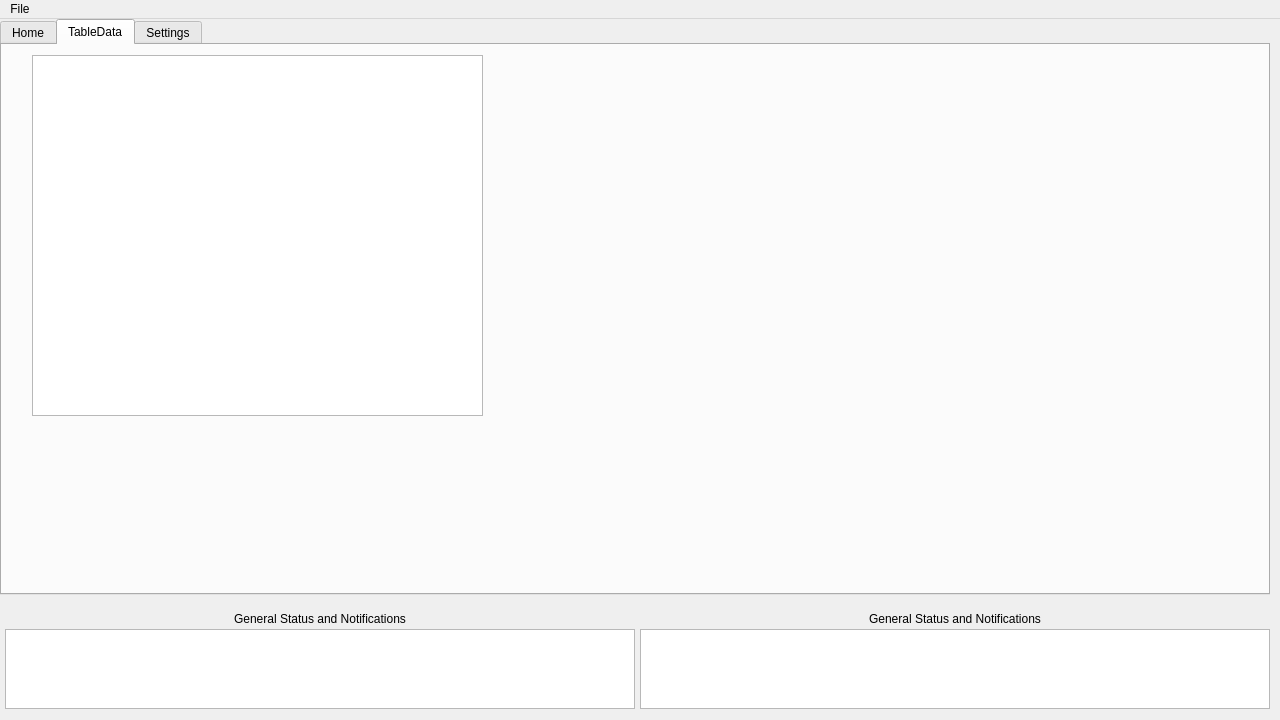
<?xml version="1.0" encoding="UTF-8"?>
<ui version="4.0">
 <class>MainWindow</class>
 <widget class="QMainWindow" name="MainWindow">
  <property name="geometry">
   <rect>
    <x>0</x>
    <y>0</y>
    <width>1280</width>
    <height>720</height>
   </rect>
  </property>
  <property name="sizePolicy">
   <sizepolicy hsizetype="Preferred" vsizetype="Preferred">
    <horstretch>0</horstretch>
    <verstretch>0</verstretch>
   </sizepolicy>
  </property>
  <property name="windowTitle">
   <string>MainWindow</string>
  </property>
  <widget class="QWidget" name="centralWidget">
   <widget class="QTabWidget" name="tabWidget">
    <property name="enabled">
     <bool>true</bool>
    </property>
    <property name="geometry">
     <rect>
      <x>0</x>
      <y>0</y>
      <width>1270</width>
      <height>576</height>
     </rect>
    </property>
    <property name="sizePolicy">
     <sizepolicy hsizetype="Maximum" vsizetype="Expanding">
      <horstretch>0</horstretch>
      <verstretch>0</verstretch>
     </sizepolicy>
    </property>
    <property name="currentIndex">
     <number>1</number>
    </property>
    <widget class="QWidget" name="tabHome">
     <attribute name="title">
      <string>Home</string>
     </attribute>
     <widget class="QFrame" name="frameMainVideo">
      <property name="geometry">
       <rect>
        <x>5</x>
        <y>15</y>
        <width>650</width>
        <height>490</height>
       </rect>
      </property>
      <property name="frameShape">
       <enum>QFrame::Box</enum>
      </property>
      <property name="frameShadow">
       <enum>QFrame::Plain</enum>
      </property>
      <property name="lineWidth">
       <number>5</number>
      </property>
      <widget class="QLabel" name="label">
       <property name="geometry">
        <rect>
         <x>5</x>
         <y>5</y>
         <width>640</width>
         <height>480</height>
        </rect>
       </property>
       <property name="autoFillBackground">
        <bool>true</bool>
       </property>
       <property name="text">
        <string/>
       </property>
      </widget>
     </widget>
    </widget>
    <widget class="QWidget" name="tabTableData">
     <attribute name="title">
      <string>TableData</string>
     </attribute>
     <widget class="QTableView" name="tableView">
      <property name="geometry">
       <rect>
        <x>30</x>
        <y>10</y>
        <width>451</width>
        <height>361</height>
       </rect>
      </property>
     </widget>
    </widget>
    <widget class="QWidget" name="tabSettings">
     <attribute name="title">
      <string>Settings</string>
     </attribute>
     <widget class="QGroupBox" name="groupBoxPetriDishSettings">
      <property name="geometry">
       <rect>
        <x>5</x>
        <y>10</y>
        <width>750</width>
        <height>320</height>
       </rect>
      </property>
      <property name="title">
       <string>Petri Dish Settings</string>
      </property>
      <widget class="QCheckBox" name="checkBox">
       <property name="geometry">
        <rect>
         <x>0</x>
         <y>20</y>
         <width>141</width>
         <height>21</height>
        </rect>
       </property>
       <property name="text">
        <string>Auto Find Petri Dish</string>
       </property>
      </widget>
      <widget class="QWidget" name="numberChangeWidget" native="true">
       <property name="geometry">
        <rect>
         <x>0</x>
         <y>50</y>
         <width>240</width>
         <height>50</height>
        </rect>
       </property>
       <widget class="QPushButton" name="pushButtonDown_3">
        <property name="geometry">
         <rect>
          <x>0</x>
          <y>25</y>
          <width>25</width>
          <height>25</height>
         </rect>
        </property>
        <property name="text">
         <string>▼</string>
        </property>
       </widget>
       <widget class="QLineEdit" name="lineEdit">
        <property name="geometry">
         <rect>
          <x>25</x>
          <y>12</y>
          <width>40</width>
          <height>25</height>
         </rect>
        </property>
        <property name="text">
         <string>9999</string>
        </property>
        <property name="alignment">
         <set>Qt::AlignCenter</set>
        </property>
       </widget>
       <widget class="QPushButton" name="pushButtonUp_3">
        <property name="geometry">
         <rect>
          <x>0</x>
          <y>0</y>
          <width>25</width>
          <height>25</height>
         </rect>
        </property>
        <property name="text">
         <string>▲</string>
        </property>
       </widget>
       <widget class="QLabel" name="label_2">
        <property name="geometry">
         <rect>
          <x>70</x>
          <y>12</y>
          <width>170</width>
          <height>25</height>
         </rect>
        </property>
        <property name="text">
         <string>Dish Center X Position</string>
        </property>
       </widget>
      </widget>
      <widget class="QWidget" name="numberChangeWidget_2" native="true">
       <property name="geometry">
        <rect>
         <x>0</x>
         <y>170</y>
         <width>240</width>
         <height>50</height>
        </rect>
       </property>
       <widget class="QPushButton" name="pushButtonDown_5">
        <property name="geometry">
         <rect>
          <x>0</x>
          <y>25</y>
          <width>25</width>
          <height>25</height>
         </rect>
        </property>
        <property name="text">
         <string>▼</string>
        </property>
       </widget>
       <widget class="QLineEdit" name="lineEdit_3">
        <property name="geometry">
         <rect>
          <x>25</x>
          <y>12</y>
          <width>40</width>
          <height>25</height>
         </rect>
        </property>
        <property name="text">
         <string>9999</string>
        </property>
        <property name="alignment">
         <set>Qt::AlignCenter</set>
        </property>
       </widget>
       <widget class="QPushButton" name="pushButtonUp_5">
        <property name="geometry">
         <rect>
          <x>0</x>
          <y>0</y>
          <width>25</width>
          <height>25</height>
         </rect>
        </property>
        <property name="text">
         <string>▲</string>
        </property>
       </widget>
       <widget class="QLabel" name="label_4">
        <property name="geometry">
         <rect>
          <x>70</x>
          <y>12</y>
          <width>170</width>
          <height>25</height>
         </rect>
        </property>
        <property name="text">
         <string>Dish Radius</string>
        </property>
       </widget>
      </widget>
      <widget class="QWidget" name="numberChangeWidget_3" native="true">
       <property name="geometry">
        <rect>
         <x>0</x>
         <y>110</y>
         <width>240</width>
         <height>50</height>
        </rect>
       </property>
       <widget class="QPushButton" name="pushButtonDown_6">
        <property name="geometry">
         <rect>
          <x>0</x>
          <y>25</y>
          <width>25</width>
          <height>25</height>
         </rect>
        </property>
        <property name="text">
         <string>▼</string>
        </property>
       </widget>
       <widget class="QLineEdit" name="lineEdit_4">
        <property name="geometry">
         <rect>
          <x>25</x>
          <y>12</y>
          <width>40</width>
          <height>25</height>
         </rect>
        </property>
        <property name="text">
         <string>9999</string>
        </property>
        <property name="alignment">
         <set>Qt::AlignCenter</set>
        </property>
       </widget>
       <widget class="QPushButton" name="pushButtonUp_6">
        <property name="geometry">
         <rect>
          <x>0</x>
          <y>0</y>
          <width>25</width>
          <height>25</height>
         </rect>
        </property>
        <property name="text">
         <string>▲</string>
        </property>
       </widget>
       <widget class="QLabel" name="label_5">
        <property name="geometry">
         <rect>
          <x>70</x>
          <y>12</y>
          <width>170</width>
          <height>25</height>
         </rect>
        </property>
        <property name="text">
         <string>Dish Center Y Position</string>
        </property>
       </widget>
      </widget>
      <widget class="QWidget" name="numberChangeWidget_4" native="true">
       <property name="geometry">
        <rect>
         <x>0</x>
         <y>230</y>
         <width>240</width>
         <height>50</height>
        </rect>
       </property>
       <widget class="QPushButton" name="pushButtonDown_8">
        <property name="geometry">
         <rect>
          <x>0</x>
          <y>25</y>
          <width>25</width>
          <height>25</height>
         </rect>
        </property>
        <property name="text">
         <string>▼</string>
        </property>
       </widget>
       <widget class="QLineEdit" name="lineEdit_6">
        <property name="geometry">
         <rect>
          <x>25</x>
          <y>12</y>
          <width>40</width>
          <height>25</height>
         </rect>
        </property>
        <property name="text">
         <string>9999</string>
        </property>
        <property name="alignment">
         <set>Qt::AlignCenter</set>
        </property>
       </widget>
       <widget class="QPushButton" name="pushButtonUp_8">
        <property name="geometry">
         <rect>
          <x>0</x>
          <y>0</y>
          <width>25</width>
          <height>25</height>
         </rect>
        </property>
        <property name="text">
         <string>▲</string>
        </property>
       </widget>
       <widget class="QLabel" name="label_7">
        <property name="geometry">
         <rect>
          <x>70</x>
          <y>12</y>
          <width>170</width>
          <height>25</height>
         </rect>
        </property>
        <property name="text">
         <string>Dish Safe Zone Offset</string>
        </property>
       </widget>
      </widget>
      <widget class="QWidget" name="numberChangeWidget_5" native="true">
       <property name="geometry">
        <rect>
         <x>250</x>
         <y>50</y>
         <width>240</width>
         <height>50</height>
        </rect>
       </property>
       <widget class="QPushButton" name="pushButtonDown_9">
        <property name="geometry">
         <rect>
          <x>0</x>
          <y>25</y>
          <width>25</width>
          <height>25</height>
         </rect>
        </property>
        <property name="text">
         <string>▼</string>
        </property>
       </widget>
       <widget class="QLineEdit" name="lineEdit_7">
        <property name="geometry">
         <rect>
          <x>25</x>
          <y>12</y>
          <width>40</width>
          <height>25</height>
         </rect>
        </property>
        <property name="text">
         <string>9999</string>
        </property>
        <property name="alignment">
         <set>Qt::AlignCenter</set>
        </property>
       </widget>
       <widget class="QPushButton" name="pushButtonUp_9">
        <property name="geometry">
         <rect>
          <x>0</x>
          <y>0</y>
          <width>25</width>
          <height>25</height>
         </rect>
        </property>
        <property name="text">
         <string>▲</string>
        </property>
       </widget>
       <widget class="QLabel" name="label_8">
        <property name="geometry">
         <rect>
          <x>70</x>
          <y>12</y>
          <width>170</width>
          <height>25</height>
         </rect>
        </property>
        <property name="text">
         <string>Top Left Ref X Position</string>
        </property>
       </widget>
      </widget>
      <widget class="QWidget" name="numberChangeWidget_6" native="true">
       <property name="geometry">
        <rect>
         <x>250</x>
         <y>110</y>
         <width>240</width>
         <height>50</height>
        </rect>
       </property>
       <widget class="QPushButton" name="pushButtonDown_10">
        <property name="geometry">
         <rect>
          <x>0</x>
          <y>25</y>
          <width>25</width>
          <height>25</height>
         </rect>
        </property>
        <property name="text">
         <string>▼</string>
        </property>
       </widget>
       <widget class="QLineEdit" name="lineEdit_8">
        <property name="geometry">
         <rect>
          <x>25</x>
          <y>12</y>
          <width>40</width>
          <height>25</height>
         </rect>
        </property>
        <property name="text">
         <string>9999</string>
        </property>
        <property name="alignment">
         <set>Qt::AlignCenter</set>
        </property>
       </widget>
       <widget class="QPushButton" name="pushButtonUp_10">
        <property name="geometry">
         <rect>
          <x>0</x>
          <y>0</y>
          <width>25</width>
          <height>25</height>
         </rect>
        </property>
        <property name="text">
         <string>▲</string>
        </property>
       </widget>
       <widget class="QLabel" name="label_9">
        <property name="geometry">
         <rect>
          <x>70</x>
          <y>12</y>
          <width>170</width>
          <height>25</height>
         </rect>
        </property>
        <property name="text">
         <string>Top Left Ref Y Position</string>
        </property>
       </widget>
      </widget>
      <widget class="QWidget" name="numberChangeWidget_7" native="true">
       <property name="geometry">
        <rect>
         <x>250</x>
         <y>230</y>
         <width>240</width>
         <height>50</height>
        </rect>
       </property>
       <widget class="QPushButton" name="pushButtonDown_11">
        <property name="geometry">
         <rect>
          <x>0</x>
          <y>25</y>
          <width>25</width>
          <height>25</height>
         </rect>
        </property>
        <property name="text">
         <string>▼</string>
        </property>
       </widget>
       <widget class="QLineEdit" name="lineEdit_9">
        <property name="geometry">
         <rect>
          <x>25</x>
          <y>12</y>
          <width>40</width>
          <height>25</height>
         </rect>
        </property>
        <property name="text">
         <string>9999</string>
        </property>
        <property name="alignment">
         <set>Qt::AlignCenter</set>
        </property>
       </widget>
       <widget class="QPushButton" name="pushButtonUp_11">
        <property name="geometry">
         <rect>
          <x>0</x>
          <y>0</y>
          <width>25</width>
          <height>25</height>
         </rect>
        </property>
        <property name="text">
         <string>▲</string>
        </property>
       </widget>
       <widget class="QLabel" name="label_10">
        <property name="geometry">
         <rect>
          <x>70</x>
          <y>12</y>
          <width>170</width>
          <height>25</height>
         </rect>
        </property>
        <property name="text">
         <string>Bottom Left Ref Y Position</string>
        </property>
       </widget>
      </widget>
      <widget class="QWidget" name="numberChangeWidget_8" native="true">
       <property name="geometry">
        <rect>
         <x>250</x>
         <y>170</y>
         <width>240</width>
         <height>50</height>
        </rect>
       </property>
       <widget class="QPushButton" name="pushButtonDown_12">
        <property name="geometry">
         <rect>
          <x>0</x>
          <y>25</y>
          <width>25</width>
          <height>25</height>
         </rect>
        </property>
        <property name="text">
         <string>▼</string>
        </property>
       </widget>
       <widget class="QLineEdit" name="lineEdit_10">
        <property name="geometry">
         <rect>
          <x>25</x>
          <y>12</y>
          <width>40</width>
          <height>25</height>
         </rect>
        </property>
        <property name="text">
         <string>9999</string>
        </property>
        <property name="alignment">
         <set>Qt::AlignCenter</set>
        </property>
       </widget>
       <widget class="QPushButton" name="pushButtonUp_12">
        <property name="geometry">
         <rect>
          <x>0</x>
          <y>0</y>
          <width>25</width>
          <height>25</height>
         </rect>
        </property>
        <property name="text">
         <string>▲</string>
        </property>
       </widget>
       <widget class="QLabel" name="label_11">
        <property name="geometry">
         <rect>
          <x>70</x>
          <y>12</y>
          <width>170</width>
          <height>25</height>
         </rect>
        </property>
        <property name="text">
         <string>Bottom Left Ref X Position</string>
        </property>
       </widget>
      </widget>
      <widget class="QWidget" name="numberChangeWidget_9" native="true">
       <property name="geometry">
        <rect>
         <x>500</x>
         <y>110</y>
         <width>240</width>
         <height>50</height>
        </rect>
       </property>
       <widget class="QPushButton" name="pushButtonDown_13">
        <property name="geometry">
         <rect>
          <x>0</x>
          <y>25</y>
          <width>25</width>
          <height>25</height>
         </rect>
        </property>
        <property name="text">
         <string>▼</string>
        </property>
       </widget>
       <widget class="QLineEdit" name="lineEdit_11">
        <property name="geometry">
         <rect>
          <x>25</x>
          <y>12</y>
          <width>40</width>
          <height>25</height>
         </rect>
        </property>
        <property name="text">
         <string>9999</string>
        </property>
        <property name="alignment">
         <set>Qt::AlignCenter</set>
        </property>
       </widget>
       <widget class="QPushButton" name="pushButtonUp_13">
        <property name="geometry">
         <rect>
          <x>0</x>
          <y>0</y>
          <width>25</width>
          <height>25</height>
         </rect>
        </property>
        <property name="text">
         <string>▲</string>
        </property>
       </widget>
       <widget class="QLabel" name="label_12">
        <property name="geometry">
         <rect>
          <x>70</x>
          <y>12</y>
          <width>170</width>
          <height>25</height>
         </rect>
        </property>
        <property name="text">
         <string>Top Right Ref Y Position</string>
        </property>
       </widget>
      </widget>
      <widget class="QWidget" name="numberChangeWidget_10" native="true">
       <property name="geometry">
        <rect>
         <x>500</x>
         <y>170</y>
         <width>240</width>
         <height>50</height>
        </rect>
       </property>
       <widget class="QPushButton" name="pushButtonDown_14">
        <property name="geometry">
         <rect>
          <x>0</x>
          <y>25</y>
          <width>25</width>
          <height>25</height>
         </rect>
        </property>
        <property name="text">
         <string>▼</string>
        </property>
       </widget>
       <widget class="QLineEdit" name="lineEdit_12">
        <property name="geometry">
         <rect>
          <x>25</x>
          <y>12</y>
          <width>40</width>
          <height>25</height>
         </rect>
        </property>
        <property name="text">
         <string>9999</string>
        </property>
        <property name="alignment">
         <set>Qt::AlignCenter</set>
        </property>
       </widget>
       <widget class="QPushButton" name="pushButtonUp_14">
        <property name="geometry">
         <rect>
          <x>0</x>
          <y>0</y>
          <width>25</width>
          <height>25</height>
         </rect>
        </property>
        <property name="text">
         <string>▲</string>
        </property>
       </widget>
       <widget class="QLabel" name="label_13">
        <property name="geometry">
         <rect>
          <x>70</x>
          <y>12</y>
          <width>170</width>
          <height>25</height>
         </rect>
        </property>
        <property name="text">
         <string>Bottom Right Ref X Position</string>
        </property>
       </widget>
      </widget>
      <widget class="QWidget" name="numberChangeWidget_11" native="true">
       <property name="geometry">
        <rect>
         <x>500</x>
         <y>50</y>
         <width>240</width>
         <height>50</height>
        </rect>
       </property>
       <widget class="QPushButton" name="pushButtonDown_15">
        <property name="geometry">
         <rect>
          <x>0</x>
          <y>25</y>
          <width>25</width>
          <height>25</height>
         </rect>
        </property>
        <property name="text">
         <string>▼</string>
        </property>
       </widget>
       <widget class="QLineEdit" name="lineEdit_13">
        <property name="geometry">
         <rect>
          <x>25</x>
          <y>12</y>
          <width>40</width>
          <height>25</height>
         </rect>
        </property>
        <property name="text">
         <string>9999</string>
        </property>
        <property name="alignment">
         <set>Qt::AlignCenter</set>
        </property>
       </widget>
       <widget class="QPushButton" name="pushButtonUp_15">
        <property name="geometry">
         <rect>
          <x>0</x>
          <y>0</y>
          <width>25</width>
          <height>25</height>
         </rect>
        </property>
        <property name="text">
         <string>▲</string>
        </property>
       </widget>
       <widget class="QLabel" name="label_14">
        <property name="geometry">
         <rect>
          <x>70</x>
          <y>12</y>
          <width>170</width>
          <height>25</height>
         </rect>
        </property>
        <property name="text">
         <string>Top Right Ref X Position</string>
        </property>
       </widget>
      </widget>
      <widget class="QWidget" name="numberChangeWidget_12" native="true">
       <property name="geometry">
        <rect>
         <x>500</x>
         <y>230</y>
         <width>240</width>
         <height>50</height>
        </rect>
       </property>
       <widget class="QPushButton" name="pushButtonDown_16">
        <property name="geometry">
         <rect>
          <x>0</x>
          <y>25</y>
          <width>25</width>
          <height>25</height>
         </rect>
        </property>
        <property name="text">
         <string>▼</string>
        </property>
       </widget>
       <widget class="QLineEdit" name="lineEdit_14">
        <property name="geometry">
         <rect>
          <x>25</x>
          <y>12</y>
          <width>40</width>
          <height>25</height>
         </rect>
        </property>
        <property name="text">
         <string>9999</string>
        </property>
        <property name="alignment">
         <set>Qt::AlignCenter</set>
        </property>
       </widget>
       <widget class="QPushButton" name="pushButtonUp_16">
        <property name="geometry">
         <rect>
          <x>0</x>
          <y>0</y>
          <width>25</width>
          <height>25</height>
         </rect>
        </property>
        <property name="text">
         <string>▲</string>
        </property>
       </widget>
       <widget class="QLabel" name="label_15">
        <property name="geometry">
         <rect>
          <x>70</x>
          <y>12</y>
          <width>170</width>
          <height>25</height>
         </rect>
        </property>
        <property name="text">
         <string>Top Right Ref Y Position</string>
        </property>
       </widget>
      </widget>
     </widget>
     <widget class="QFrame" name="settingsVideoPreviewFrame">
      <property name="geometry">
       <rect>
        <x>845</x>
        <y>25</y>
        <width>330</width>
        <height>250</height>
       </rect>
      </property>
      <property name="frameShape">
       <enum>QFrame::Box</enum>
      </property>
      <property name="frameShadow">
       <enum>QFrame::Plain</enum>
      </property>
      <property name="lineWidth">
       <number>5</number>
      </property>
      <widget class="QLabel" name="settingsVideoPreview">
       <property name="geometry">
        <rect>
         <x>5</x>
         <y>5</y>
         <width>320</width>
         <height>240</height>
        </rect>
       </property>
       <property name="autoFillBackground">
        <bool>true</bool>
       </property>
       <property name="text">
        <string/>
       </property>
      </widget>
     </widget>
     <widget class="QLabel" name="label_17">
      <property name="geometry">
       <rect>
        <x>845</x>
        <y>10</y>
        <width>57</width>
        <height>15</height>
       </rect>
      </property>
      <property name="text">
       <string>Preview</string>
      </property>
     </widget>
     <widget class="QGroupBox" name="groupBoxPickSettings">
      <property name="geometry">
       <rect>
        <x>5</x>
        <y>350</y>
        <width>750</width>
        <height>135</height>
       </rect>
      </property>
      <property name="title">
       <string>Pick Settings</string>
      </property>
      <widget class="QWidget" name="numberChangeWidget_13" native="true">
       <property name="geometry">
        <rect>
         <x>0</x>
         <y>25</y>
         <width>240</width>
         <height>50</height>
        </rect>
       </property>
       <widget class="QPushButton" name="pushButtonDown_4">
        <property name="geometry">
         <rect>
          <x>0</x>
          <y>25</y>
          <width>25</width>
          <height>25</height>
         </rect>
        </property>
        <property name="text">
         <string>▼</string>
        </property>
       </widget>
       <widget class="QLineEdit" name="lineEdit_2">
        <property name="geometry">
         <rect>
          <x>25</x>
          <y>12</y>
          <width>40</width>
          <height>25</height>
         </rect>
        </property>
        <property name="text">
         <string>9999</string>
        </property>
        <property name="alignment">
         <set>Qt::AlignCenter</set>
        </property>
       </widget>
       <widget class="QPushButton" name="pushButtonUp_4">
        <property name="geometry">
         <rect>
          <x>0</x>
          <y>0</y>
          <width>25</width>
          <height>25</height>
         </rect>
        </property>
        <property name="text">
         <string>▲</string>
        </property>
       </widget>
       <widget class="QLabel" name="label_3">
        <property name="geometry">
         <rect>
          <x>70</x>
          <y>12</y>
          <width>170</width>
          <height>25</height>
         </rect>
        </property>
        <property name="text">
         <string>Default Pick Height</string>
        </property>
       </widget>
      </widget>
      <widget class="QWidget" name="numberChangeWidget_15" native="true">
       <property name="geometry">
        <rect>
         <x>0</x>
         <y>80</y>
         <width>240</width>
         <height>50</height>
        </rect>
       </property>
       <widget class="QPushButton" name="pushButtonDown_17">
        <property name="geometry">
         <rect>
          <x>0</x>
          <y>25</y>
          <width>25</width>
          <height>25</height>
         </rect>
        </property>
        <property name="text">
         <string>▼</string>
        </property>
       </widget>
       <widget class="QLineEdit" name="lineEdit_15">
        <property name="geometry">
         <rect>
          <x>25</x>
          <y>12</y>
          <width>40</width>
          <height>25</height>
         </rect>
        </property>
        <property name="text">
         <string>9999</string>
        </property>
        <property name="alignment">
         <set>Qt::AlignCenter</set>
        </property>
       </widget>
       <widget class="QPushButton" name="pushButtonUp_17">
        <property name="geometry">
         <rect>
          <x>0</x>
          <y>0</y>
          <width>25</width>
          <height>25</height>
         </rect>
        </property>
        <property name="text">
         <string>▲</string>
        </property>
       </widget>
       <widget class="QLabel" name="label_16">
        <property name="geometry">
         <rect>
          <x>70</x>
          <y>12</y>
          <width>170</width>
          <height>25</height>
         </rect>
        </property>
        <property name="text">
         <string>Fluid Volume for Pick (mL)</string>
        </property>
       </widget>
      </widget>
      <widget class="QWidget" name="numberChangeWidget_17" native="true">
       <property name="geometry">
        <rect>
         <x>250</x>
         <y>25</y>
         <width>240</width>
         <height>50</height>
        </rect>
       </property>
       <widget class="QPushButton" name="pushButtonDown_19">
        <property name="geometry">
         <rect>
          <x>0</x>
          <y>25</y>
          <width>25</width>
          <height>25</height>
         </rect>
        </property>
        <property name="text">
         <string>▼</string>
        </property>
       </widget>
       <widget class="QLineEdit" name="lineEdit_17">
        <property name="geometry">
         <rect>
          <x>25</x>
          <y>12</y>
          <width>40</width>
          <height>25</height>
         </rect>
        </property>
        <property name="text">
         <string>9999</string>
        </property>
        <property name="alignment">
         <set>Qt::AlignCenter</set>
        </property>
       </widget>
       <widget class="QPushButton" name="pushButtonUp_19">
        <property name="geometry">
         <rect>
          <x>0</x>
          <y>0</y>
          <width>25</width>
          <height>25</height>
         </rect>
        </property>
        <property name="text">
         <string>▲</string>
        </property>
       </widget>
       <widget class="QLabel" name="label_19">
        <property name="geometry">
         <rect>
          <x>70</x>
          <y>12</y>
          <width>170</width>
          <height>25</height>
         </rect>
        </property>
        <property name="text">
         <string>Top Left Ref X Position</string>
        </property>
       </widget>
      </widget>
      <widget class="QWidget" name="numberChangeWidget_18" native="true">
       <property name="geometry">
        <rect>
         <x>250</x>
         <y>80</y>
         <width>240</width>
         <height>50</height>
        </rect>
       </property>
       <widget class="QPushButton" name="pushButtonDown_20">
        <property name="geometry">
         <rect>
          <x>0</x>
          <y>25</y>
          <width>25</width>
          <height>25</height>
         </rect>
        </property>
        <property name="text">
         <string>▼</string>
        </property>
       </widget>
       <widget class="QLineEdit" name="lineEdit_18">
        <property name="geometry">
         <rect>
          <x>25</x>
          <y>12</y>
          <width>40</width>
          <height>25</height>
         </rect>
        </property>
        <property name="text">
         <string>9999</string>
        </property>
        <property name="alignment">
         <set>Qt::AlignCenter</set>
        </property>
       </widget>
       <widget class="QPushButton" name="pushButtonUp_20">
        <property name="geometry">
         <rect>
          <x>0</x>
          <y>0</y>
          <width>25</width>
          <height>25</height>
         </rect>
        </property>
        <property name="text">
         <string>▲</string>
        </property>
       </widget>
       <widget class="QLabel" name="label_20">
        <property name="geometry">
         <rect>
          <x>70</x>
          <y>12</y>
          <width>170</width>
          <height>25</height>
         </rect>
        </property>
        <property name="text">
         <string>Top Left Ref Y Position</string>
        </property>
       </widget>
      </widget>
      <widget class="QWidget" name="numberChangeWidget_21" native="true">
       <property name="geometry">
        <rect>
         <x>500</x>
         <y>80</y>
         <width>240</width>
         <height>50</height>
        </rect>
       </property>
       <widget class="QPushButton" name="pushButtonDown_23">
        <property name="geometry">
         <rect>
          <x>0</x>
          <y>25</y>
          <width>25</width>
          <height>25</height>
         </rect>
        </property>
        <property name="text">
         <string>▼</string>
        </property>
       </widget>
       <widget class="QLineEdit" name="lineEdit_21">
        <property name="geometry">
         <rect>
          <x>25</x>
          <y>12</y>
          <width>40</width>
          <height>25</height>
         </rect>
        </property>
        <property name="text">
         <string>9999</string>
        </property>
        <property name="alignment">
         <set>Qt::AlignCenter</set>
        </property>
       </widget>
       <widget class="QPushButton" name="pushButtonUp_23">
        <property name="geometry">
         <rect>
          <x>0</x>
          <y>0</y>
          <width>25</width>
          <height>25</height>
         </rect>
        </property>
        <property name="text">
         <string>▲</string>
        </property>
       </widget>
       <widget class="QLabel" name="label_23">
        <property name="geometry">
         <rect>
          <x>70</x>
          <y>12</y>
          <width>170</width>
          <height>25</height>
         </rect>
        </property>
        <property name="text">
         <string>Top Right Ref Y Position</string>
        </property>
       </widget>
      </widget>
      <widget class="QWidget" name="numberChangeWidget_22" native="true">
       <property name="geometry">
        <rect>
         <x>500</x>
         <y>170</y>
         <width>240</width>
         <height>50</height>
        </rect>
       </property>
       <widget class="QPushButton" name="pushButtonDown_24">
        <property name="geometry">
         <rect>
          <x>0</x>
          <y>25</y>
          <width>25</width>
          <height>25</height>
         </rect>
        </property>
        <property name="text">
         <string>▼</string>
        </property>
       </widget>
       <widget class="QLineEdit" name="lineEdit_22">
        <property name="geometry">
         <rect>
          <x>25</x>
          <y>12</y>
          <width>40</width>
          <height>25</height>
         </rect>
        </property>
        <property name="text">
         <string>9999</string>
        </property>
        <property name="alignment">
         <set>Qt::AlignCenter</set>
        </property>
       </widget>
       <widget class="QPushButton" name="pushButtonUp_24">
        <property name="geometry">
         <rect>
          <x>0</x>
          <y>0</y>
          <width>25</width>
          <height>25</height>
         </rect>
        </property>
        <property name="text">
         <string>▲</string>
        </property>
       </widget>
       <widget class="QLabel" name="label_24">
        <property name="geometry">
         <rect>
          <x>70</x>
          <y>12</y>
          <width>170</width>
          <height>25</height>
         </rect>
        </property>
        <property name="text">
         <string>Bottom Right Ref X Position</string>
        </property>
       </widget>
      </widget>
      <widget class="QWidget" name="numberChangeWidget_23" native="true">
       <property name="geometry">
        <rect>
         <x>500</x>
         <y>25</y>
         <width>240</width>
         <height>50</height>
        </rect>
       </property>
       <widget class="QPushButton" name="pushButtonDown_25">
        <property name="geometry">
         <rect>
          <x>0</x>
          <y>25</y>
          <width>25</width>
          <height>25</height>
         </rect>
        </property>
        <property name="text">
         <string>▼</string>
        </property>
       </widget>
       <widget class="QLineEdit" name="lineEdit_23">
        <property name="geometry">
         <rect>
          <x>25</x>
          <y>12</y>
          <width>40</width>
          <height>25</height>
         </rect>
        </property>
        <property name="text">
         <string>9999</string>
        </property>
        <property name="alignment">
         <set>Qt::AlignCenter</set>
        </property>
       </widget>
       <widget class="QPushButton" name="pushButtonUp_25">
        <property name="geometry">
         <rect>
          <x>0</x>
          <y>0</y>
          <width>25</width>
          <height>25</height>
         </rect>
        </property>
        <property name="text">
         <string>▲</string>
        </property>
       </widget>
       <widget class="QLabel" name="label_25">
        <property name="geometry">
         <rect>
          <x>70</x>
          <y>12</y>
          <width>170</width>
          <height>25</height>
         </rect>
        </property>
        <property name="text">
         <string>Top Right Ref X Position</string>
        </property>
       </widget>
      </widget>
      <widget class="QWidget" name="numberChangeWidget_24" native="true">
       <property name="geometry">
        <rect>
         <x>500</x>
         <y>230</y>
         <width>240</width>
         <height>50</height>
        </rect>
       </property>
       <widget class="QPushButton" name="pushButtonDown_26">
        <property name="geometry">
         <rect>
          <x>0</x>
          <y>25</y>
          <width>25</width>
          <height>25</height>
         </rect>
        </property>
        <property name="text">
         <string>▼</string>
        </property>
       </widget>
       <widget class="QLineEdit" name="lineEdit_24">
        <property name="geometry">
         <rect>
          <x>25</x>
          <y>12</y>
          <width>40</width>
          <height>25</height>
         </rect>
        </property>
        <property name="text">
         <string>9999</string>
        </property>
        <property name="alignment">
         <set>Qt::AlignCenter</set>
        </property>
       </widget>
       <widget class="QPushButton" name="pushButtonUp_26">
        <property name="geometry">
         <rect>
          <x>0</x>
          <y>0</y>
          <width>25</width>
          <height>25</height>
         </rect>
        </property>
        <property name="text">
         <string>▲</string>
        </property>
       </widget>
       <widget class="QLabel" name="label_26">
        <property name="geometry">
         <rect>
          <x>70</x>
          <y>12</y>
          <width>170</width>
          <height>25</height>
         </rect>
        </property>
        <property name="text">
         <string>Top Right Ref Y Position</string>
        </property>
       </widget>
      </widget>
     </widget>
     <widget class="QGroupBox" name="groupBoxDetectionSettings">
      <property name="geometry">
       <rect>
        <x>845</x>
        <y>350</y>
        <width>330</width>
        <height>135</height>
       </rect>
      </property>
      <property name="title">
       <string>Detection Settings</string>
      </property>
      <widget class="QWidget" name="numberChangeWidget_29" native="true">
       <property name="geometry">
        <rect>
         <x>0</x>
         <y>25</y>
         <width>240</width>
         <height>50</height>
        </rect>
       </property>
       <widget class="QCheckBox" name="checkBox_2">
        <property name="geometry">
         <rect>
          <x>0</x>
          <y>15</y>
          <width>141</width>
          <height>20</height>
         </rect>
        </property>
        <property name="text">
         <string>Detect Mispicks?</string>
        </property>
       </widget>
       <zorder>checkBox_2</zorder>
       <zorder>numberChangeWidget_30</zorder>
      </widget>
      <widget class="QWidget" name="numberChangeWidget_30" native="true">
       <property name="geometry">
        <rect>
         <x>0</x>
         <y>80</y>
         <width>321</width>
         <height>50</height>
        </rect>
       </property>
       <widget class="QPushButton" name="pushButtonDown_32">
        <property name="geometry">
         <rect>
          <x>0</x>
          <y>25</y>
          <width>25</width>
          <height>25</height>
         </rect>
        </property>
        <property name="text">
         <string>▼</string>
        </property>
       </widget>
       <widget class="QLineEdit" name="lineEdit_30">
        <property name="geometry">
         <rect>
          <x>25</x>
          <y>12</y>
          <width>40</width>
          <height>25</height>
         </rect>
        </property>
        <property name="text">
         <string>9999</string>
        </property>
        <property name="alignment">
         <set>Qt::AlignCenter</set>
        </property>
       </widget>
       <widget class="QPushButton" name="pushButtonUp_32">
        <property name="geometry">
         <rect>
          <x>0</x>
          <y>0</y>
          <width>25</width>
          <height>25</height>
         </rect>
        </property>
        <property name="text">
         <string>▲</string>
        </property>
       </widget>
       <widget class="QComboBox" name="comboBox">
        <property name="geometry">
         <rect>
          <x>70</x>
          <y>12</y>
          <width>241</width>
          <height>25</height>
         </rect>
        </property>
        <item>
         <property name="text">
          <string>Minimum Embryo Size (P²)</string>
         </property>
        </item>
        <item>
         <property name="text">
          <string>Maximum Embryo Size (P²)</string>
         </property>
        </item>
       </widget>
      </widget>
      <widget class="QWidget" name="numberChangeWidget_34" native="true">
       <property name="geometry">
        <rect>
         <x>500</x>
         <y>170</y>
         <width>240</width>
         <height>50</height>
        </rect>
       </property>
       <widget class="QPushButton" name="pushButtonDown_36">
        <property name="geometry">
         <rect>
          <x>0</x>
          <y>25</y>
          <width>25</width>
          <height>25</height>
         </rect>
        </property>
        <property name="text">
         <string>▼</string>
        </property>
       </widget>
       <widget class="QLineEdit" name="lineEdit_34">
        <property name="geometry">
         <rect>
          <x>25</x>
          <y>12</y>
          <width>40</width>
          <height>25</height>
         </rect>
        </property>
        <property name="text">
         <string>9999</string>
        </property>
        <property name="alignment">
         <set>Qt::AlignCenter</set>
        </property>
       </widget>
       <widget class="QPushButton" name="pushButtonUp_36">
        <property name="geometry">
         <rect>
          <x>0</x>
          <y>0</y>
          <width>25</width>
          <height>25</height>
         </rect>
        </property>
        <property name="text">
         <string>▲</string>
        </property>
       </widget>
       <widget class="QLabel" name="label_36">
        <property name="geometry">
         <rect>
          <x>70</x>
          <y>12</y>
          <width>170</width>
          <height>25</height>
         </rect>
        </property>
        <property name="text">
         <string>Bottom Right Ref X Position</string>
        </property>
       </widget>
      </widget>
      <widget class="QWidget" name="numberChangeWidget_36" native="true">
       <property name="geometry">
        <rect>
         <x>500</x>
         <y>230</y>
         <width>240</width>
         <height>50</height>
        </rect>
       </property>
       <widget class="QPushButton" name="pushButtonDown_38">
        <property name="geometry">
         <rect>
          <x>0</x>
          <y>25</y>
          <width>25</width>
          <height>25</height>
         </rect>
        </property>
        <property name="text">
         <string>▼</string>
        </property>
       </widget>
       <widget class="QLineEdit" name="lineEdit_36">
        <property name="geometry">
         <rect>
          <x>25</x>
          <y>12</y>
          <width>40</width>
          <height>25</height>
         </rect>
        </property>
        <property name="text">
         <string>9999</string>
        </property>
        <property name="alignment">
         <set>Qt::AlignCenter</set>
        </property>
       </widget>
       <widget class="QPushButton" name="pushButtonUp_38">
        <property name="geometry">
         <rect>
          <x>0</x>
          <y>0</y>
          <width>25</width>
          <height>25</height>
         </rect>
        </property>
        <property name="text">
         <string>▲</string>
        </property>
       </widget>
       <widget class="QLabel" name="label_38">
        <property name="geometry">
         <rect>
          <x>70</x>
          <y>12</y>
          <width>170</width>
          <height>25</height>
         </rect>
        </property>
        <property name="text">
         <string>Top Right Ref Y Position</string>
        </property>
       </widget>
      </widget>
     </widget>
    </widget>
   </widget>
   <widget class="QLabel" name="label2">
    <property name="geometry">
     <rect>
      <x>5</x>
      <y>590</y>
      <width>630</width>
      <height>20</height>
     </rect>
    </property>
    <property name="text">
     <string>General Status and Notifications</string>
    </property>
    <property name="alignment">
     <set>Qt::AlignCenter</set>
    </property>
   </widget>
   <widget class="QTextBrowser" name="textGeneralStatusAndNotifications">
    <property name="geometry">
     <rect>
      <x>5</x>
      <y>610</y>
      <width>630</width>
      <height>80</height>
     </rect>
    </property>
    <property name="html">
     <string>&lt;!DOCTYPE HTML PUBLIC &quot;-//W3C//DTD HTML 4.0//EN&quot; &quot;http://www.w3.org/TR/REC-html40/strict.dtd&quot;&gt;
&lt;html&gt;&lt;head&gt;&lt;meta name=&quot;qrichtext&quot; content=&quot;1&quot; /&gt;&lt;style type=&quot;text/css&quot;&gt;
p, li { white-space: pre-wrap; }
&lt;/style&gt;&lt;/head&gt;&lt;body style=&quot; font-family:'Sans Serif'; font-size:9pt; font-weight:400; font-style:normal;&quot;&gt;
&lt;p style=&quot;-qt-paragraph-type:empty; margin-top:0px; margin-bottom:0px; margin-left:0px; margin-right:0px; -qt-block-indent:0; text-indent:0px;&quot;&gt;&lt;br /&gt;&lt;/p&gt;&lt;/body&gt;&lt;/html&gt;</string>
    </property>
   </widget>
   <widget class="QTextBrowser" name="textGeneralStatusAndNotifications_2">
    <property name="geometry">
     <rect>
      <x>640</x>
      <y>610</y>
      <width>630</width>
      <height>80</height>
     </rect>
    </property>
    <property name="html">
     <string>&lt;!DOCTYPE HTML PUBLIC &quot;-//W3C//DTD HTML 4.0//EN&quot; &quot;http://www.w3.org/TR/REC-html40/strict.dtd&quot;&gt;
&lt;html&gt;&lt;head&gt;&lt;meta name=&quot;qrichtext&quot; content=&quot;1&quot; /&gt;&lt;style type=&quot;text/css&quot;&gt;
p, li { white-space: pre-wrap; }
&lt;/style&gt;&lt;/head&gt;&lt;body style=&quot; font-family:'Sans Serif'; font-size:9pt; font-weight:400; font-style:normal;&quot;&gt;
&lt;p style=&quot;-qt-paragraph-type:empty; margin-top:0px; margin-bottom:0px; margin-left:0px; margin-right:0px; -qt-block-indent:0; text-indent:0px;&quot;&gt;&lt;br /&gt;&lt;/p&gt;&lt;/body&gt;&lt;/html&gt;</string>
    </property>
   </widget>
   <widget class="QLabel" name="label2_2">
    <property name="geometry">
     <rect>
      <x>640</x>
      <y>590</y>
      <width>630</width>
      <height>20</height>
     </rect>
    </property>
    <property name="text">
     <string>General Status and Notifications</string>
    </property>
    <property name="alignment">
     <set>Qt::AlignCenter</set>
    </property>
   </widget>
  </widget>
  <widget class="QMenuBar" name="menuBar">
   <property name="geometry">
    <rect>
     <x>0</x>
     <y>0</y>
     <width>1280</width>
     <height>20</height>
    </rect>
   </property>
   <widget class="QMenu" name="menuFile">
    <property name="title">
     <string>File</string>
    </property>
    <addaction name="actionExit"/>
   </widget>
   <addaction name="menuFile"/>
  </widget>
  <action name="actionExit">
   <property name="text">
    <string>Exit</string>
   </property>
  </action>
 </widget>
 <layoutdefault spacing="6" margin="11"/>
 <resources/>
 <connections/>
</ui>
